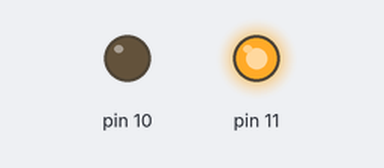
Bench run of a sketch on a simulated Arduino Uno, built with avr-gcc and run on an emulated ATmega328P. Shown: output pins drawn as LEDs (lit = HIGH).

Above: at 1.5 s.
At 4.5 s:
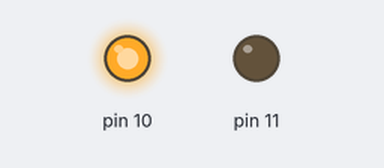
Timing chart, 0 to 7.8 s (numbered marks = the images above):
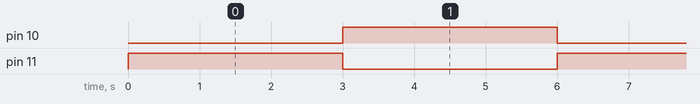

The sketch:

motion_of_the_robot1.ino
```cpp
void moverobot (String motion) {
  if(motion == "Forward"){
    digitalWrite(10,HIGH);
    digitalWrite(11,LOW);
    digitalWrite(12,HIGH);
    digitalWrite(13,LOW);
    }
  if(motion == "backward"){
    digitalWrite(10,LOW);
    digitalWrite(11,HIGH);
    digitalWrite(12,LOW);
    digitalWrite(13,HIGH);
    }
  if(motion == "right"){
    digitalWrite(10,LOW);
    digitalWrite(11,HIGH);
    digitalWrite(12,HIGH);
    digitalWrite(13,LOW);
    }
  if(motion == "left"){
    digitalWrite(10,HIGH);
    digitalWrite(11,LOW);
    digitalWrite(12,LOW);
    digitalWrite(13,HIGH);
    }
  if(motion == "stop"){
    digitalWrite(10,LOW);
    digitalWrite(11,LOW);
    digitalWrite(12,LOW);
    digitalWrite(13,LOW);
    }
}
```

dc_motor_using_arduino2.ino
```cpp
void setup() {
  // put your setup code here, to run once:
pinMode(10,OUTPUT);
pinMode(11,OUTPUT);
}

void loop() {
  // put your main code here, to run repeatedly:

digitalWrite(10,LOW);
digitalWrite(11,HIGH);
delay(3000);

digitalWrite(10,HIGH);
digitalWrite(11,LOW);
delay(3000);
}
```

Measured:
- by itself, pin 10, pin 11: alternates HIGH for 3.0 s and LOW for 3.0 s
